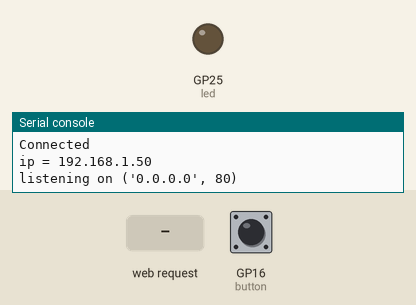
Simulated run of this program. Board: Raspberry Pi Pico running MicroPython. On the bench: output pins drawn as LEDs (lit = HIGH), the last lines printed to the serial console. Inputs (shaded band) come from the test bench; at power-on: GP16 (button) HIGH. WiFi joins after 1.5 s.

Above: at 3.2 s.
3.3 s: HTTP request GET /?led=on received
At 4.5 s:
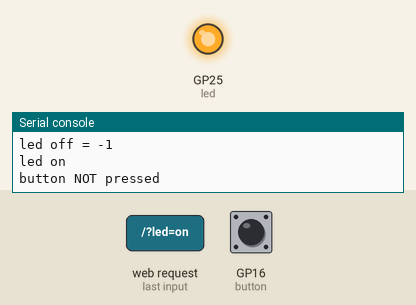
4.8 s: HTTP request GET /?led=off received
At 5.9 s:
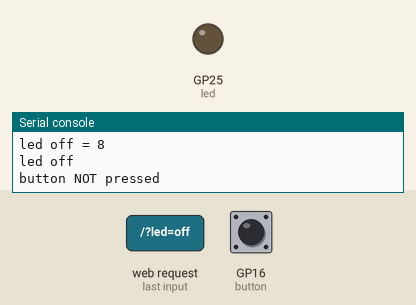
6.3 s: HTTP request GET /?led=toggle received
At 7.0 s:
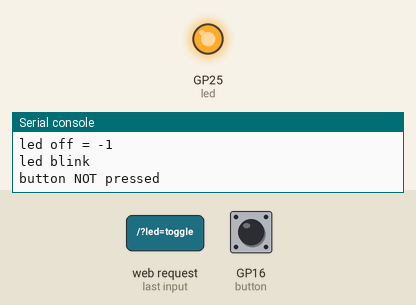
Timing chart, 0 to 9.3 s (numbered marks = the images above; inputs shaded):
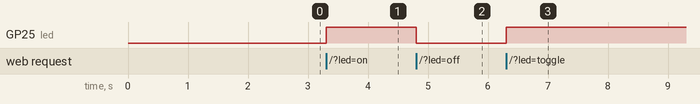

The program:

ledblinkwebtest.py
```python
# Simple HTTP Server Example
# Control an LED and read a Button using a web browser

import time
import network
import socket
from machine import Pin

led = machine.Pin("LED", machine.Pin.OUT)
ledState = 'LED State Unknown'

button = Pin(16, Pin.IN, Pin.PULL_UP)

ssid = 'Astronomy Tower'
password = 'LemonDrop62442'

wlan = network.WLAN(network.STA_IF)
wlan.active(True)
wlan.connect(ssid, password)

html = """<!DOCTYPE html><html>
<head><meta name="viewport" content="width=device-width, initial-scale=1">
<link rel="icon" href="data:,">
<style>html { font-family: Helvetica; display: inline-block; margin: 0px auto; text-align: center;}
.buttonGreen { background-color: #4CAF50; border: 2px solid #000000;; color: white; padding: 15px 32px; text-align: center; text-decoration: none; display: inline-block; font-size: 16px; margin: 4px 2px; cursor: pointer; }
.buttonRed { background-color: #D11D53; border: 2px solid #000000;; color: white; padding: 15px 32px; text-align: center; text-decoration: none; display: inline-block; font-size: 16px; margin: 4px 2px; cursor: pointer; }
.buttonBlue { background-color: #0000FF; border: 2px solid #000000;; color: white; padding: 15px 32px; text-align: center; text-decoration: none; display: inline-block; font-size: 16px; margin: 4px 2px; cursor: pointer; }
text-decoration: none; font-size: 30px; margin: 2px; cursor: pointer;}
</style></head>
<body><center><h1>Control Panel</h1></center><br><br>
<form><center>
<center> <button class="buttonGreen" name="led" value="on" type="submit">LED ON</button>
<br><br>
<center> <button class="buttonRed" name="led" value="off" type="submit">LED OFF</button>
<br><br>
<center> <button class="buttonBlue" name="led" value="toggle" type="submit">LED BLINK</button>
</form>
<br><br>
<br><br>
<p>%s<p></body></html>
"""

# Wait for connect or fail
max_wait = 10
while max_wait > 0:
    if wlan.status() < 0 or wlan.status() >= 3:
        break
    max_wait -= 1
    print('waiting for connection...')
    time.sleep(1)

# Handle connection error
if wlan.status() != 3:
    raise RuntimeError('network connection failed')
else:
    print('Connected')
    status = wlan.ifconfig()
    print( 'ip = ' + status[0] )


# Open socket
addr = socket.getaddrinfo('0.0.0.0', 80)[0][-1]
s = socket.socket()
s.bind(addr)
s.listen(1)
print('listening on', addr)

# Listen for connections, serve client
while True:
    try:
        cl, addr = s.accept()
        print('client connected from', addr)
        request = cl.recv(1024)
        print("request:")
        print(request)
        request = str(request)
        led_on = request.find('led=on')
        led_off = request.find('led=off')
        led_blink = request.find('led=toggle')

        print( 'led on = ' + str(led_on))
        print( 'led off = ' + str(led_off))

        if led_on == 8:
            print("led on")
            led.value(1)
        if led_off == 8:
            print("led off")
            led.value(0)
        if led_blink == 8:
            print("led blink")
            led.toggle()

        ledState = "LED is OFF" if led.value() == 0 else "LED is ON" # a compact if-else statement

        if button.value() == 1: # button not pressed
            print("button NOT pressed")
            buttonState = "Button is NOT pressed"
        else:
            print("button pressed")
            buttonState = "Button is pressed"

        # Create and send response
        stateis = ledState + " and " + buttonState
        response = html % stateis
        cl.send('HTTP/1.0 200 OK\r\nContent-type: text/html\r\n\r\n')
        cl.send(response)
        cl.close()

    except OSError as e:
        cl.close()
        print('connection closed')
```

Measured:
- after the input at 3.3 s, GP25 (led): LOW → HIGH at once
- after the input at 4.8 s, GP25 (led): HIGH → LOW at once
- after the input at 6.3 s, GP25 (led): LOW → HIGH at once
